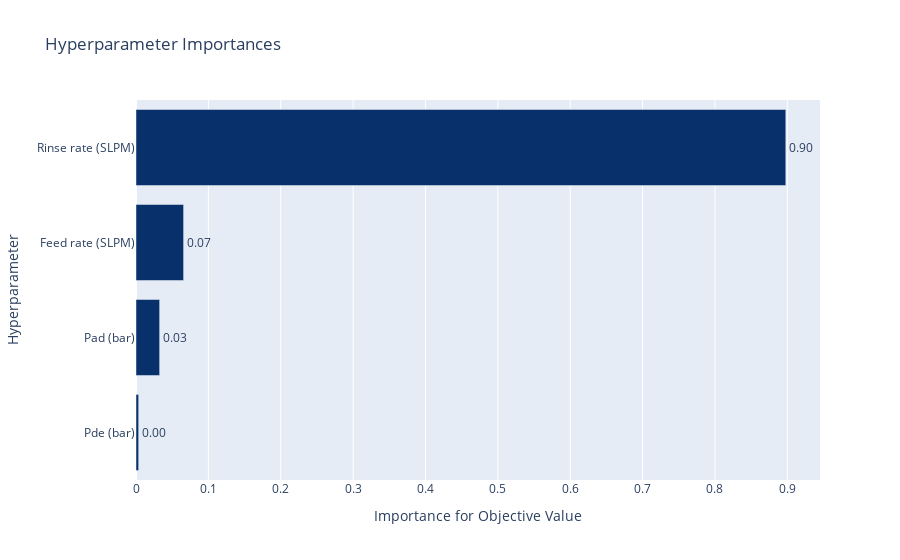

Here is the notebook cell this chart was saved with:
### Code cell
plot_param_importances(study)

### Figure 1 — Plotly figure (JSON) as saved in the notebook; plotly's stock layout.template omitted (floating-point values rounded to 4 significant figures)
{"data": [{"cliponaxis": false, "hovertemplate": ["Pde (bar) (UniformDistribution): 0.0036776486399010917<extra></extra>", "Pad (bar) (UniformDistribution): 0.0326691388620271<extra></extra>", "Feed rate (SLPM) (UniformDistribution): 0.0657654729223215<extra></extra>", "Rinse rate (SLPM) (UniformDistribution): 0.8978877395757503<extra></extra>"], "marker": {"color": ["rgb(8,48,107)", "rgb(8,48,107)", "rgb(8,48,107)", "rgb(8,48,107)"]}, "orientation": "h", "text": ["0.0036776486399010917", "0.0326691388620271", "0.0657654729223215", "0.8978877395757503"], "textposition": "outside", "texttemplate": "%{text:.2f}", "type": "bar", "x": [0.003678, 0.03267, 0.06577, 0.8979], "y": ["Pde (bar)", "Pad (bar)", "Feed rate (SLPM)", "Rinse rate (SLPM)"]}], "layout": {"showlegend": false, "title": {"text": "Hyperparameter Importances"}, "xaxis": {"title": {"text": "Importance for Objective Value"}}, "yaxis": {"title": {"text": "Hyperparameter"}}}}
